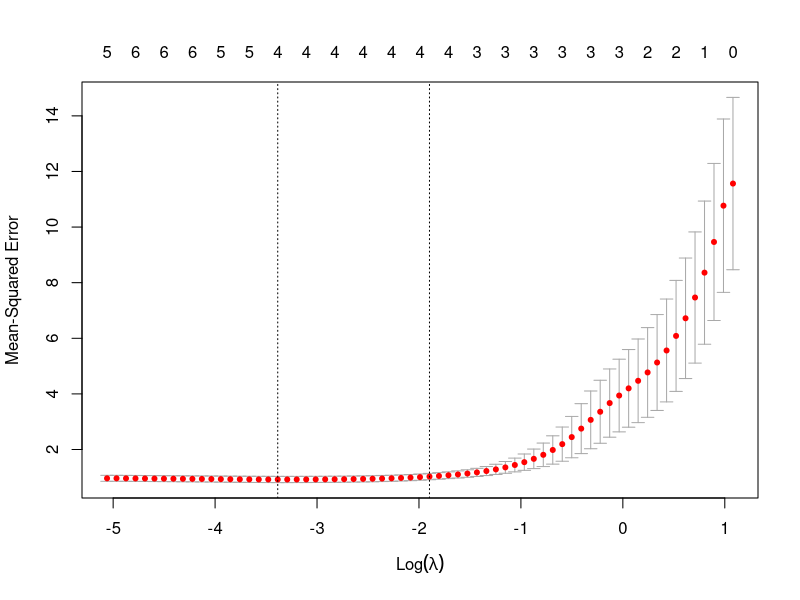
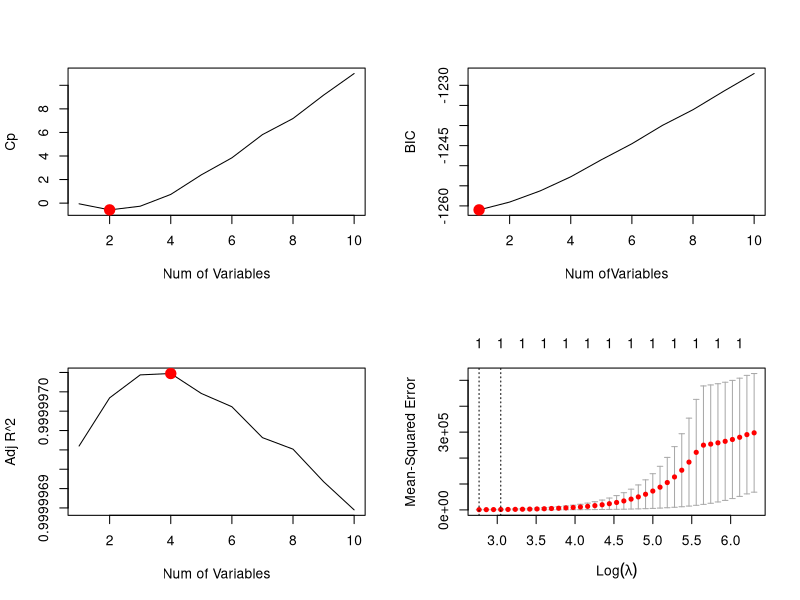

R code for these plots, in order:
## ---- chunk 1
library(glmnet)
set.seed(1)
n = 100
x = rnorm(100)
eps = rnorm(100)
y = 5 + 2*x + -1*x^2 + .6*x^3 + eps
data.full = data.frame(y = y, x = x)
## ---- chunk 2
x.matrix = model.matrix(y ~ poly(x, 10, raw = TRUE), data = data.full)[,-1]
cross.lasso = cv.glmnet(x.matrix, y, alpha=1)
plot(cross.lasso)
## ---- chunk 3
bestlambda = cross.lasso$lambda.min
fit.lambda = glmnet(x.matrix, y, alpha=1)
predict(fit.lambda, s = bestlambda, type = "coefficients")[1:11, ]
## ---- chunk 4
#Best Subset
library(leaps)
y = 5 + 9*x^7 + eps
data.full = data.frame(y = y, x = x)
regfit.full = regsubsets(y ~ poly(x, 10, raw = TRUE), data = data.full, nvmax = 10)
regfit.sum = summary(regfit.full)
par(mfrow = c(2, 2))
plot(regfit.sum$cp, xlab = "Num of Variables", ylab = "Cp", type = "l")
points(2, regfit.sum$cp[2], pch=20, col="red", lwd=7)
plot(regfit.sum$bic, xlab = "Num ofVariables", ylab = "BIC", type = "l")
points(1, regfit.sum$bic[1], pch=20, col="red", lwd=7)
plot(regfit.sum$adjr2, xlab = "Num of Variables", ylab = "Adj R^2", type = "l")
points(4, regfit.sum$adjr2[4], pch=20, col="red", lwd=7)
## ---- chunk 5
coef(regfit.full, 1)
coef(regfit.full, 2)
coef(regfit.full, 4)
## ---- chunk 6
x.matrix2 = model.matrix(y ~ poly(x, 10, raw = TRUE), data = data.full)[,-1]
cross.lasso2 = cv.glmnet(x.matrix, y, alpha=1)
plot(cross.lasso2)
## ---- chunk 7
bestlambda2 = cross.lasso2$lambda.min
fit.lambda2 = glmnet(x.matrix2, y, alpha = 1)
predict(fit.lambda2, s = bestlambda2, type = "coefficients")[1:11, ]
